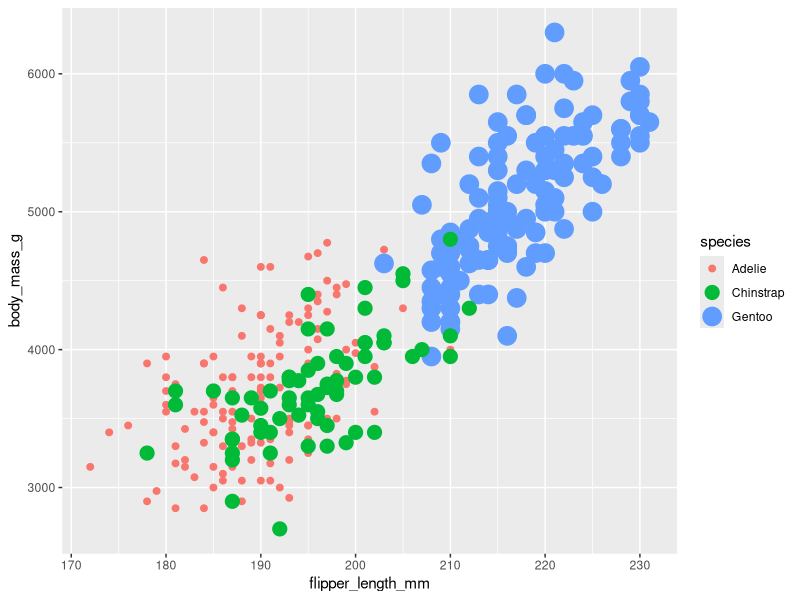

Write R code to recreate this figure.
## ---- chunk 1
knitr::opts_chunk$set(echo = TRUE)
library(tidyverse)
#install.packages('palmerpenguins') Don't forget to comment me out!!!
library(palmerpenguins)
## ---- chunk 2
head(penguins)
## ---- chunk 3
ggplot(data=penguins, aes(x = flipper_length_mm, y = body_mass_g)) + 
  geom_point(aes(color = species, size = species))
